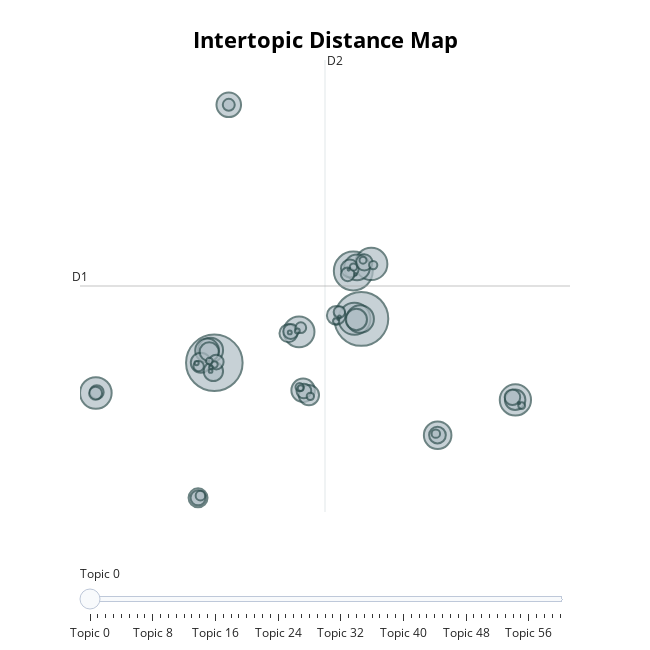

Source (notebook cell):
### Code cell
model_trained_representation.visualize_topics()
